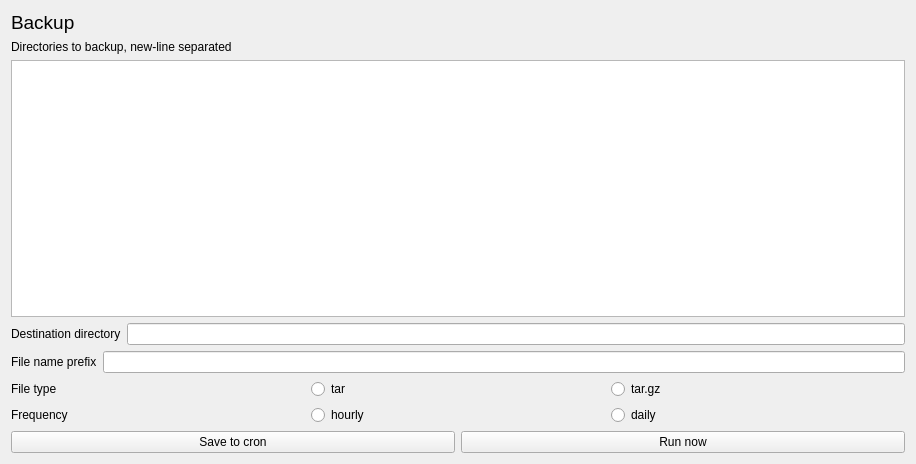
<?xml version="1.0" encoding="UTF-8"?>
<ui version="4.0">
 <class>backup_window</class>
 <widget class="QWidget" name="backup_window">
  <property name="geometry">
   <rect>
    <x>0</x>
    <y>0</y>
    <width>916</width>
    <height>464</height>
   </rect>
  </property>
  <property name="windowTitle">
   <string>Form</string>
  </property>
  <layout class="QGridLayout" name="gridLayout">
   <item row="7" column="0">
    <layout class="QHBoxLayout" name="horizontalLayout_5">
     <item>
      <widget class="QLabel" name="label_5">
       <property name="text">
        <string>File type</string>
       </property>
      </widget>
     </item>
     <item>
      <widget class="QRadioButton" name="format_tar">
       <property name="text">
        <string>tar</string>
       </property>
      </widget>
     </item>
     <item>
      <widget class="QRadioButton" name="format_targz">
       <property name="text">
        <string>tar.gz</string>
       </property>
      </widget>
     </item>
    </layout>
   </item>
   <item row="0" column="0">
    <widget class="QLabel" name="label">
     <property name="font">
      <font>
       <pointsize>14</pointsize>
      </font>
     </property>
     <property name="text">
      <string>Backup</string>
     </property>
    </widget>
   </item>
   <item row="1" column="0">
    <widget class="QLabel" name="label_2">
     <property name="text">
      <string>Directories to backup, new-line separated</string>
     </property>
    </widget>
   </item>
   <item row="3" column="0">
    <layout class="QHBoxLayout" name="horizontalLayout">
     <item>
      <widget class="QTextEdit" name="backup_directories"/>
     </item>
    </layout>
   </item>
   <item row="4" column="0">
    <layout class="QHBoxLayout" name="horizontalLayout_2">
     <item>
      <widget class="QLabel" name="label_3">
       <property name="text">
        <string>Destination directory</string>
       </property>
      </widget>
     </item>
     <item>
      <widget class="QLineEdit" name="destination_directory"/>
     </item>
    </layout>
   </item>
   <item row="5" column="0">
    <layout class="QHBoxLayout" name="horizontalLayout_3">
     <item>
      <widget class="QLabel" name="label_4">
       <property name="text">
        <string>File name prefix</string>
       </property>
      </widget>
     </item>
     <item>
      <widget class="QLineEdit" name="file_name_prefix"/>
     </item>
    </layout>
   </item>
   <item row="9" column="0">
    <layout class="QHBoxLayout" name="horizontalLayout_4">
     <item>
      <widget class="QPushButton" name="save_cron">
       <property name="text">
        <string>Save to cron</string>
       </property>
      </widget>
     </item>
     <item>
      <widget class="QPushButton" name="run_now">
       <property name="text">
        <string>Run now</string>
       </property>
      </widget>
     </item>
    </layout>
   </item>
   <item row="8" column="0">
    <layout class="QHBoxLayout" name="horizontalLayout_6">
     <item>
      <widget class="QLabel" name="label_6">
       <property name="text">
        <string>Frequency</string>
       </property>
      </widget>
     </item>
     <item>
      <widget class="QRadioButton" name="frequency_hourly">
       <property name="text">
        <string>hourly</string>
       </property>
      </widget>
     </item>
     <item>
      <widget class="QRadioButton" name="frequency_daily">
       <property name="text">
        <string>daily</string>
       </property>
      </widget>
     </item>
    </layout>
   </item>
  </layout>
 </widget>
 <resources/>
 <connections/>
</ui>
